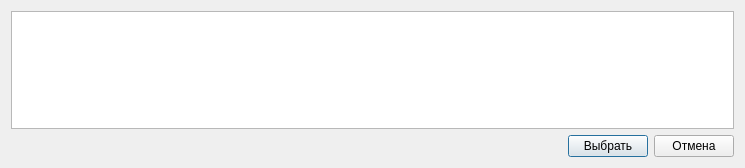
<?xml version="1.0" encoding="UTF-8"?>
<ui version="4.0">
 <class>dlg_selectRecord</class>
 <widget class="QDialog" name="dlg_selectRecord">
  <property name="geometry">
   <rect>
    <x>0</x>
    <y>0</y>
    <width>745</width>
    <height>168</height>
   </rect>
  </property>
  <property name="windowTitle">
   <string>Выберите запись</string>
  </property>
  <layout class="QVBoxLayout" name="verticalLayout">
   <item>
    <widget class="QTableView" name="twv_records"/>
   </item>
   <item>
    <layout class="QHBoxLayout" name="horizontalLayout">
     <item>
      <spacer name="horizontalSpacer">
       <property name="orientation">
        <enum>Qt::Horizontal</enum>
       </property>
       <property name="sizeHint" stdset="0">
        <size>
         <width>40</width>
         <height>20</height>
        </size>
       </property>
      </spacer>
     </item>
     <item>
      <widget class="QPushButton" name="btn_select">
       <property name="text">
        <string>Выбрать</string>
       </property>
      </widget>
     </item>
     <item>
      <widget class="QPushButton" name="btn_cancel">
       <property name="text">
        <string>Отмена</string>
       </property>
      </widget>
     </item>
    </layout>
   </item>
  </layout>
 </widget>
 <resources/>
 <connections/>
</ui>
